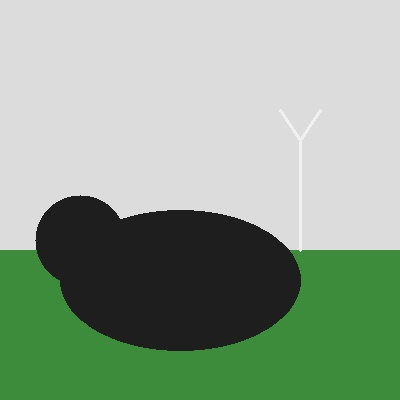
#> input picture data/negative_evaluation_samples/ambiguous_pasture_cow_distant_turbine_01.jpg, 400 x 400 px
$ python -i image_quality_validator.py   (imports and definitions only)   (older library calls are emulated)
#> lines starting #> are read from the running program, lines starting #| are printed output that depends on the picture; after the words box and inside, x2 and y2 are one past the last pixel; in counts of white or black regions, pixels touching at a corner belong together
"""
AeroLoss AI — Model 1: Image Quality Validation and Blade-Relevance Guardrail
Version: 1.0.0-provisional
Author: AeroLoss AI Senior Engineering Team

This module provides a deterministic, transparent, and explainable first-stage guardrail
for inspecting drone and field photographs before they reach the Model 2 YOLOv8 detector.
It evaluates technical usability (Dimension B) and blade relevance (Dimension A) as
strictly independent and orthogonal outputs.
"""

import os
import sys
from pathlib import Path
from typing import Dict, Any, Union, Optional, List
import yaml
import numpy as np
from PIL import Image
import cv2

# Default fallback thresholds if YAML config is not found
DEFAULT_CONFIG = {
    "version": "1.0.0-provisional",
    "status": "PROVISIONAL_CALIBRATED",
    "resolution": {
        "min_width_usable": 512,
        "min_height_usable": 512,
        "min_width_unusable": 256,
        "min_height_unusable": 256,
        "aspect_ratio_min_usable": 0.33,
        "aspect_ratio_max_usable": 3.00,
    },
    "blur": {
        "laplacian_var_unusable": 1.0,
        "laplacian_var_review": 5.0,
        "laplacian_var_noise_cutoff": 10000.0,
    },
    "exposure": {
        "dark_pixel_threshold_unusable": 0.60,
        "dark_pixel_threshold_review": 0.25,
        "min_mean_brightness_unusable": 15.0,
        "min_mean_brightness_review": 30.0,
        "bright_pixel_threshold_unusable": 0.85,
        "bright_pixel_threshold_review": 0.35,
        "max_mean_brightness_unusable": 252.0,
        "max_mean_brightness_review": 240.0,
    },
    "contrast": {
        "min_std_unusable": 2.5,
        "min_std_review": 10.0,
        "min_entropy_unusable": 0.50,
        "min_entropy_review": 2.50,
    },
    "relevance_heuristics": {
        "chart_bright_fraction_threshold": 0.70,
        "chart_entropy_max": 2.5,
        "chart_min_blur_score": 1000.0,
        "chart_min_line_count": 50,
        "noise_entropy_min": 4.5,
        "noise_blur_min": 10000.0,
    },
    "policy": {
        "allow_manual_override": True,
        "conservative_mode": True,
        "separate_quality_and_relevance": True,
    }
}


def load_validator_config(config_path: Optional[Union[str, Path]] = None) -> Dict[str, Any]:
    """Load configuration from YAML file or return robust default."""
    if config_path is not None:
        p = Path(config_path)
        if p.exists():
            try:
                with open(p, "r", encoding="utf-8") as f:
                    loaded = yaml.safe_load(f)
                    if isinstance(loaded, dict):
                        return loaded
            except Exception:
                pass

    # Try default workspace config path
    repo_root = Path(__file__).resolve().parent.parent.parent
    std_config = repo_root / "configs" / "model1_quality_thresholds.yaml"
    if std_config.exists():
        try:
            with open(std_config, "r", encoding="utf-8") as f:
                loaded = yaml.safe_load(f)
                if isinstance(loaded, dict):
                    return loaded
        except Exception:
            pass

    return DEFAULT_CONFIG.copy()


class ImageQualityValidator:
    """Deterministic image quality and blade relevance validator."""

    def __init__(self, config: Optional[Dict[str, Any]] = None, config_path: Optional[Union[str, Path]] = None):
        if config is not None:
            self.config = config
        else:
            self.config = load_validator_config(config_path)

    def validate(self, image_input: Union[str, Path, np.ndarray, Image.Image]) -> Dict[str, Any]:
        """
        Validate an inspection image against technical quality and blade relevance checks.

        Returns a structured dictionary with separate quality_decision and relevance_decision.
        """
        reasons: List[str] = []
        quality_decision = "USABLE"
        relevance_decision = "BLADE"
        requires_manual_review = False

        pil_img: Optional[Image.Image] = None
        cv_img_bgr: Optional[np.ndarray] = None
        source_name = "in_memory"

        # -------------------------------------------------------------
        # 1. Decoding and Readability Check
        # -------------------------------------------------------------
        if isinstance(image_input, (str, Path)):
            p = Path(image_input)
            source_name = p.name
            if not p.exists():
                return self._create_failure_response(
                    decode_status=f"FILE_NOT_FOUND: {p}",
                    reasons=[f"File does not exist: {p}"],
                    source_name=source_name
                )
            if p.stat().st_size == 0:
                return self._create_failure_response(
                    decode_status="ZERO_BYTE_FILE",
                    reasons=["File is empty (0 bytes)"],
                    source_name=source_name
                )
            try:
                with Image.open(p) as img_test:
                    img_test.verify()
                pil_img = Image.open(p)
                pil_img.load()
            except Exception as e:
                return self._create_failure_response(
                    decode_status=f"DECODE_ERROR: {str(e)}",
                    reasons=[f"Failed to decode image file: {str(e)}"],
                    source_name=source_name
                )
            try:
                cv_img_bgr = cv2.imread(str(p))
                if cv_img_bgr is None:
                    # Fallback via PIL RGB array
                    cv_img_bgr = cv2.cvtColor(np.array(pil_img.convert("RGB")), cv2.COLOR_RGB2BGR)
            except Exception:
                cv_img_bgr = cv2.cvtColor(np.array(pil_img.convert("RGB")), cv2.COLOR_RGB2BGR)

        elif isinstance(image_input, Image.Image):
            pil_img = image_input.copy()
            cv_img_bgr = cv2.cvtColor(np.array(pil_img.convert("RGB")), cv2.COLOR_RGB2BGR)
        elif isinstance(image_input, np.ndarray):
            cv_img_bgr = image_input.copy()
            if len(cv_img_bgr.shape) == 2:
                pil_img = Image.fromarray(cv_img_bgr)
                cv_img_bgr = cv2.cvtColor(cv_img_bgr, cv2.COLOR_GRAY2BGR)
            else:
                pil_img = Image.fromarray(cv2.cvtColor(cv_img_bgr, cv2.COLOR_BGR2RGB))
#> pil_img is the input picture: PIL image 400x400 RGB; mean R, G, B 144.9, 164.6, 145.4
        else:
            return self._create_failure_response(
                decode_status="UNSUPPORTED_INPUT_TYPE",
                reasons=[f"Unsupported image input type: {type(image_input)}"],
                source_name=source_name
            )

        # -------------------------------------------------------------
        # 2. Dimensions and Aspect Ratio Check
        # -------------------------------------------------------------
        w, h = pil_img.size
#> w = 400; h = 400
        aspect_ratio = round(float(w) / float(h), 4) if h > 0 else 0.0
#> aspect_ratio = 1
        total_pixels = w * h
#> total_pixels = 160000

        res_cfg = self.config.get("resolution", DEFAULT_CONFIG["resolution"])
        if w < res_cfg["min_width_unusable"] or h < res_cfg["min_height_unusable"]:
            quality_decision = "UNUSABLE"
            reasons.append(f"Sub-critical resolution: {w}x{h} (minimum usable is {res_cfg['min_width_unusable']}x{res_cfg['min_height_unusable']})")
        elif w < res_cfg["min_width_usable"] or h < res_cfg["min_height_usable"]:
            if quality_decision != "UNUSABLE":
                quality_decision = "REVIEW_REQUIRED"
            reasons.append(f"Borderline resolution: {w}x{h} (target is at least {res_cfg['min_width_usable']}x{res_cfg['min_height_usable']})")

        if aspect_ratio < res_cfg["aspect_ratio_min_usable"] or aspect_ratio > res_cfg["aspect_ratio_max_usable"]:
            if quality_decision != "UNUSABLE":
                quality_decision = "REVIEW_REQUIRED"
            reasons.append(f"Extreme aspect ratio: {aspect_ratio:.2f} (outside standard envelope [{res_cfg['aspect_ratio_min_usable']}, {res_cfg['aspect_ratio_max_usable']}])")

        # -------------------------------------------------------------
        # 3. Grayscale, Exposure, and Contrast Metrics
        # -------------------------------------------------------------
        gray = cv2.cvtColor(cv_img_bgr, cv2.COLOR_BGR2GRAY)
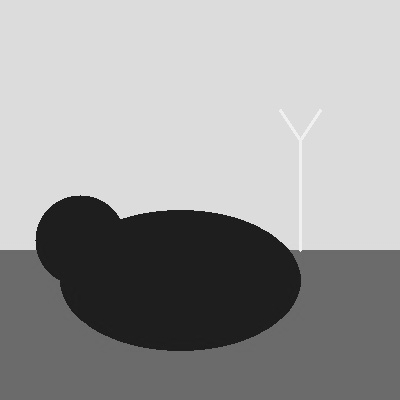
#> gray: shape (400, 400); min 22, max 245, mean 156.6
        gray_f32 = gray.astype(np.float32)

        mean_brightness = round(float(np.mean(gray_f32)), 2)
#> mean_brightness = 156.6
        std_brightness = round(float(np.std(gray_f32)), 2)
#> std_brightness = 76.96
        dark_frac = round(float(np.sum(gray <= 15) / total_pixels), 4)
#> dark_frac = 0
        bright_frac = round(float(np.sum(gray >= 245) / total_pixels), 4)
#> bright_frac = 0

        # Shannon Entropy
        hist, _ = np.histogram(gray.ravel(), bins=256, range=(0, 256), density=True)
#> hist = 256 values, max 0.552 at index 220, min 0 at index 0, mean 0.00391
        hist = hist[hist > 0]
#> hist = 58 values, max 0.552 at index 38, min 6.25e-06 at index 1, mean 0.0172
        entropy = round(float(-np.sum(hist * np.log2(hist))), 3)
#> entropy = 1.8

        # Contrast checks
        cnt_cfg = self.config.get("contrast", DEFAULT_CONFIG["contrast"])
        if std_brightness < cnt_cfg["min_std_unusable"] or entropy < cnt_cfg["min_entropy_unusable"]:
            quality_decision = "UNUSABLE"
            reasons.append(f"Flat dynamic range: std={std_brightness:.2f}, entropy={entropy:.2f} bits (solid/uniform content)")
        elif std_brightness < cnt_cfg["min_std_review"] or entropy < cnt_cfg["min_entropy_review"]:
            if quality_decision != "UNUSABLE":
                quality_decision = "REVIEW_REQUIRED"
            reasons.append(f"Low contrast: std={std_brightness:.2f}, entropy={entropy:.2f} bits")

        # Exposure checks
        exp_cfg = self.config.get("exposure", DEFAULT_CONFIG["exposure"])
        if dark_frac > exp_cfg["dark_pixel_threshold_unusable"] or mean_brightness < exp_cfg["min_mean_brightness_unusable"]:
            quality_decision = "UNUSABLE"
            reasons.append(f"Severe underexposure: dark_fraction={dark_frac*100:.1f}%, mean_brightness={mean_brightness:.1f}")
        elif dark_frac > exp_cfg["dark_pixel_threshold_review"] or mean_brightness < exp_cfg["min_mean_brightness_review"]:
            if quality_decision != "UNUSABLE":
                quality_decision = "REVIEW_REQUIRED"
            reasons.append(f"Heavy shadow / low illumination: dark_fraction={dark_frac*100:.1f}%, mean={mean_brightness:.1f}")

        if bright_frac > exp_cfg["bright_pixel_threshold_unusable"] or mean_brightness > exp_cfg["max_mean_brightness_unusable"]:
            quality_decision = "UNUSABLE"
            reasons.append(f"Severe overexposure / whiteout: bright_fraction={bright_frac*100:.1f}%, mean_brightness={mean_brightness:.1f}")
        elif bright_frac > exp_cfg["bright_pixel_threshold_review"] or mean_brightness > exp_cfg["max_mean_brightness_review"]:
            if quality_decision != "UNUSABLE":
                quality_decision = "REVIEW_REQUIRED"
            reasons.append(f"Intense solar glint or washed-out sky: bright_fraction={bright_frac*100:.1f}%, mean={mean_brightness:.1f}")

        # -------------------------------------------------------------
        # 4. Focus and Blur Metric (Variance of Laplacian)
        # -------------------------------------------------------------
        lap = cv2.Laplacian(gray, cv2.CV_64F)
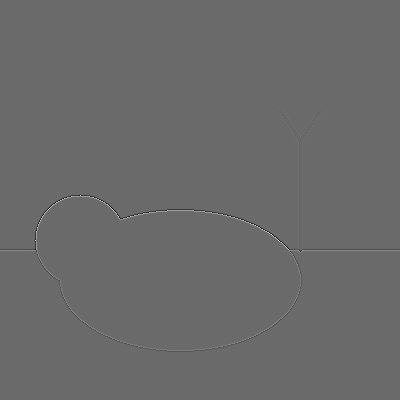
#> lap: shape (400, 400) float64; min -410, max 569, mean 0; drawn with min black and max white
        blur_score = round(float(lap.var()), 2)
#> blur_score = 353.4

        blur_cfg = self.config.get("blur", DEFAULT_CONFIG["blur"])
        is_synthetic_noise = False
        if blur_score > blur_cfg["laplacian_var_noise_cutoff"]:
            is_synthetic_noise = True
            reasons.append(f"Anomalous high-frequency variance: blur_score={blur_score:.1f} (indicates synthetic/sensor noise)")
        elif blur_score < blur_cfg["laplacian_var_unusable"]:
            quality_decision = "UNUSABLE"
            reasons.append(f"Severe optical defocus / motion blur: blur_score={blur_score:.2f} (cutoff is {blur_cfg['laplacian_var_unusable']})")
        elif blur_score < blur_cfg["laplacian_var_review"]:
            if quality_decision != "UNUSABLE":
                quality_decision = "REVIEW_REQUIRED"
            reasons.append(f"Moderate softness / weak focus: blur_score={blur_score:.2f} (review threshold is {blur_cfg['laplacian_var_review']})")

        # -------------------------------------------------------------
        # 5. Blade Relevance Baseline (Conservative Visual Heuristics)
        # -------------------------------------------------------------
        # Compute HSV chromaticity and Canny edge statistics
        hsv = cv2.cvtColor(cv_img_bgr, cv2.COLOR_BGR2HSV)
#> hsv: shape (400, 400, 3); mean H, S, V 16.9, 36.9, 164.7
        sat = hsv[:, :, 1] / 255.0
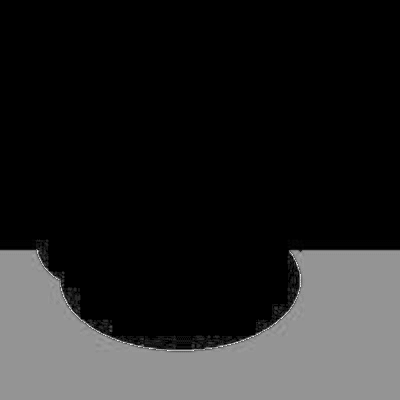
#> sat: shape (400, 400) float64; min 0, max 1, mean 0.145
        val = hsv[:, :, 2] / 255.0
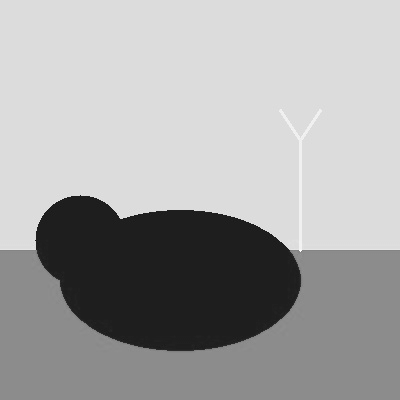
#> val: shape (400, 400) float64; min 0.0902, max 1, mean 0.646
        mean_saturation = round(float(np.mean(sat)), 3)
#> mean_saturation = 0.145
        mean_value = round(float(np.mean(val)), 3)
#> mean_value = 0.646

        edges = cv2.Canny(gray, 50, 150)
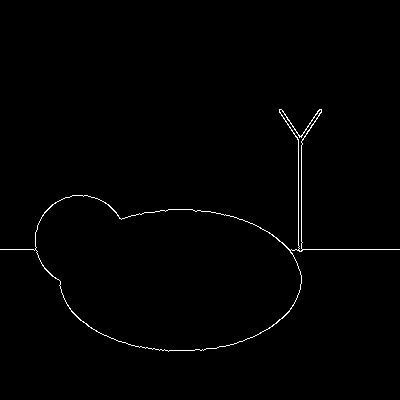
#> edges: shape (400, 400); 0.78% white in thin lines or dots, all inside (x1, y1, x2, y2) = (0, 109, 400, 352)
        edge_density = round(float(np.sum(edges > 0) / total_pixels), 4)
#> edge_density = 0.0078

        # Detect linear structures (dominant turbine blade edges)
        lines = cv2.HoughLinesP(edges, 1, np.pi / 180, threshold=80, minLineLength=min(w, h) // 8, maxLineGap=20)
#> lines = [[288, 249, 399, 249], [301, 251, 301, 135], [298, 268, 298, 134]]
        line_count = len(lines) if lines is not None else 0
#> line_count = 3

        # Heuristic 5a: Synthetic noise rejection
        rel_cfg = self.config.get("relevance_heuristics", DEFAULT_CONFIG["relevance_heuristics"])
        if is_synthetic_noise and entropy > rel_cfg["noise_entropy_min"]:
            relevance_decision = "NON_BLADE"
            if quality_decision != "UNUSABLE":
                quality_decision = "UNUSABLE"
            reasons.append("Subject classified as synthetic noise artifact")

        # Heuristic 5b: Blank or uniform frame rejection
        elif std_brightness < cnt_cfg["min_std_unusable"]:
            relevance_decision = "NON_BLADE"
            reasons.append("Subject has zero discernible visual structure (solid/blank)")

        # Heuristic 5c: Digital chart / diagram rejection
        # Requires high white background, low entropy, AND verified artificial sharpness (high blur variance & sharp line/grid markers).
        # Overcast sky and solar glint blade photos do NOT exhibit digital chart sharpness/grid lines and are NOT rejected as NON_BLADE.
        elif (bright_frac > rel_cfg.get("chart_bright_fraction_threshold", 0.70) and
              entropy < rel_cfg.get("chart_entropy_max", 2.5) and
              blur_score > rel_cfg.get("chart_min_blur_score", 1000.0) and
              line_count >= rel_cfg.get("chart_min_line_count", 50)):
            relevance_decision = "NON_BLADE"
            reasons.append(f"Subject exhibits digital document / chart properties (bright_fraction={bright_frac:.2f}, entropy={entropy:.2f}, blur={blur_score:.1f}, lines={line_count})")

        # Heuristic 5d: Distant turbine / pasture / landscape ambiguity
        # E.g. pasture with cow: vegetation color present without prominent blade structure
        green_mask = (hsv[:, :, 0] >= 25) & (hsv[:, :, 0] <= 90) & (sat > 0.15)
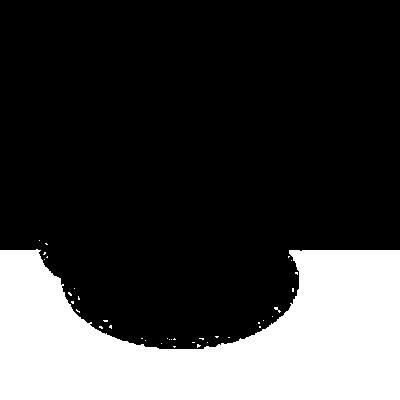
#> green_mask: shape (400, 400) bool; 24.9% white; 37 white regions (36 under 20 px), largest, box (x1, y1, x2, y2) and area: (0, 249, 400, 400) 39663
        green_fraction = round(float(np.sum(green_mask) / total_pixels), 3)
#> green_fraction = 0.249

        # Line angle distribution for structural orientation
        line_angles = []
        if lines is not None and len(lines) > 0:
            for line in lines:
                pts = line.ravel()
                ang = np.degrees(np.arctan2(pts[3] - pts[1], pts[2] - pts[0])) % 180
                line_angles.append(ang)
#> this loop made 3 passes
#> (pts, ang) on passes 1 to 3: ([288, 249, 399, 249], 0), ([301, 251, 301, 135], 90), ([298, 268, 298, 134], 90)
#> after the loop, line_angles = [0, 90, 90]
        line_angle_std = round(float(np.std(line_angles)), 2) if len(line_angles) >= 5 else 0.0
#> line_angle_std = 0

        if green_fraction > 0.20 and line_count < 10:
            relevance_decision = "UNCERTAIN"
            if quality_decision == "USABLE":
                quality_decision = "REVIEW_REQUIRED"
            reasons.append(f"Pasture/landscape vegetation prominent ({green_fraction*100:.1f}% green hue); blade not primary foreground")

        # Heuristic 5e: Ambiguous organic texture / high chromaticity
        # Note: Turbine blade defects frequently exhibit orange/rust corrosion, composite peeling, or paint degradation.
        # Rule: Do NOT use color saturation, edge density, or texture alone as definitive NON_BLADE evidence.
        # Ambiguous cases route to UNCERTAIN / REVIEW_REQUIRED rather than false rejection.
        elif mean_saturation > 0.40 and edge_density > 0.04 and (line_angle_std > 40.0 or line_count == 0):
            relevance_decision = "UNCERTAIN"
            if quality_decision == "USABLE":
                quality_decision = "REVIEW_REQUIRED"
            reasons.append(f"Atypical surface chromaticity or multi-directional edge texture (mean_saturation={mean_saturation:.2f}, line_angle_std={line_angle_std:.1f} deg); routed to manual review")

        # -------------------------------------------------------------
        # 6. Overall Aggregation
        # -------------------------------------------------------------
        if quality_decision == "REVIEW_REQUIRED" or relevance_decision == "UNCERTAIN":
            requires_manual_review = True

        if not reasons:
            reasons.append("Image passes all technical usability criteria; valid blade inspection framing")

        return {
            "source_name": source_name,
            "decode_status": "OK",
            "quality_decision": quality_decision,
            "relevance_decision": relevance_decision,
            "requires_manual_review": requires_manual_review,
            "reasons": reasons,
            "dimensions": {
                "width": w,
                "height": h,
                "aspect_ratio": aspect_ratio,
                "total_pixels": total_pixels
            },
            "metrics": {
                "laplacian_blur_score": blur_score,
                "brightness_mean": mean_brightness,
                "brightness_std": std_brightness,
                "dark_pixel_fraction": dark_frac,
                "clipped_bright_fraction": bright_frac,
                "entropy": entropy,
                "edge_density": edge_density,
                "mean_saturation": mean_saturation,
                "prominent_line_count": line_count
            },
            "provisional_thresholds_applied": {
                "laplacian_unusable": blur_cfg["laplacian_var_unusable"],
                "laplacian_review": blur_cfg["laplacian_var_review"],
                "dark_pixel_unusable": exp_cfg["dark_pixel_threshold_unusable"],
                "bright_pixel_unusable": exp_cfg["bright_pixel_threshold_unusable"],
                "min_contrast_std_unusable": cnt_cfg["min_std_unusable"]
            }
        }

    def _create_failure_response(self, decode_status: str, reasons: List[str], source_name: str) -> Dict[str, Any]:
        """Generate structured response for unreadable or non-existent files."""
        return {
            "source_name": source_name,
            "decode_status": decode_status,
            "quality_decision": "UNUSABLE",
            "relevance_decision": "UNCERTAIN",
            "requires_manual_review": False,
            "reasons": reasons,
            "dimensions": {
                "width": 0,
                "height": 0,
                "aspect_ratio": 0.0,
                "total_pixels": 0
            },
            "metrics": {
                "laplacian_blur_score": 0.0,
                "brightness_mean": 0.0,
                "brightness_std": 0.0,
                "dark_pixel_fraction": 0.0,
                "clipped_bright_fraction": 0.0,
                "entropy": 0.0,
                "edge_density": 0.0,
                "mean_saturation": 0.0,
                "prominent_line_count": 0
            },
            "provisional_thresholds_applied": {}
        }


def validate_inspection_image(image_input: Union[str, Path, np.ndarray, Image.Image], config: Optional[Dict[str, Any]] = None) -> Dict[str, Any]:
    """
    Convenience function for validating an inspection image.
    Independent of YOLOv8; returns structured dictionary with decisions and metrics.
    """
    validator = ImageQualityValidator(config=config)
    return validator.validate(image_input)


# [9 lines not run here, left out]

>>> import cv2
>>> picture = cv2.cvtColor(cv2.imread('../../data/negative_evaluation_samples/ambiguous_pasture_cow_distant_turbine_01.jpg'), cv2.COLOR_BGR2RGB)
>>> result = ImageQualityValidator().validate(picture)
#> result = 9 items
